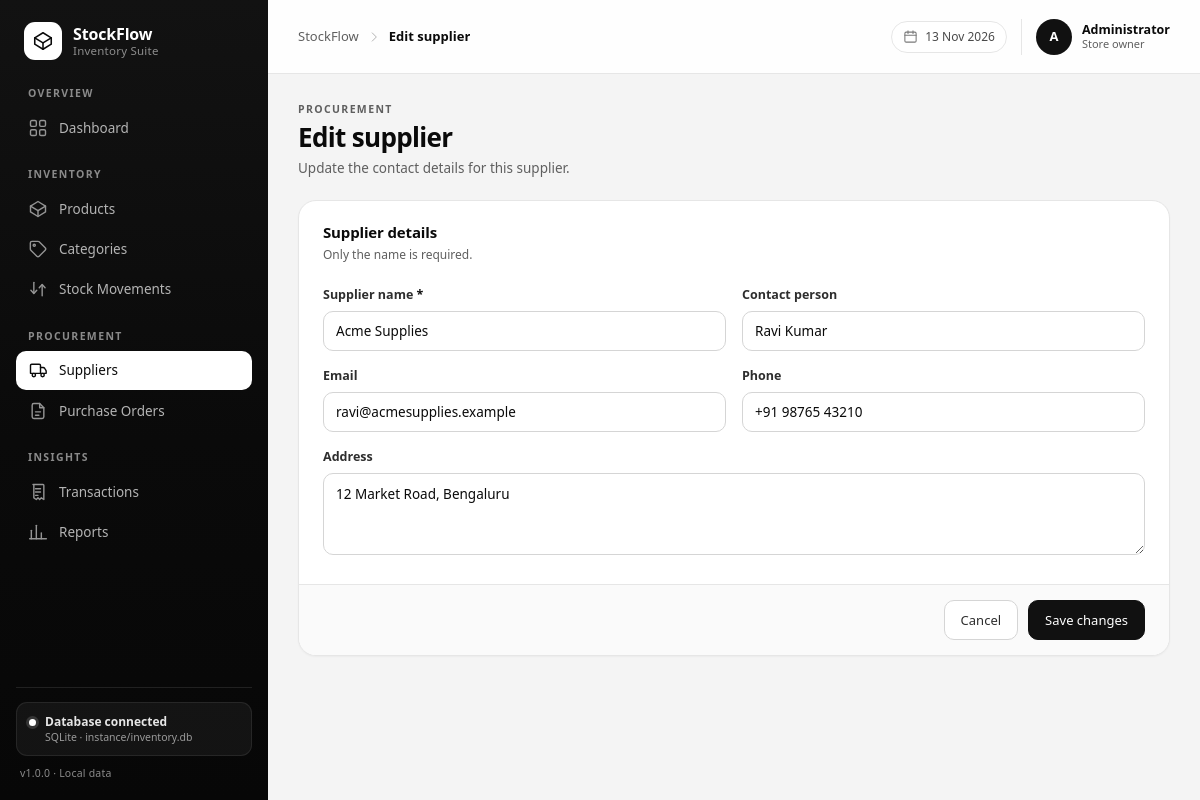
The page /suppliers/2/edit on the database its author committed.
### tables this page shows
CREATE TABLE suppliers (
    id             INTEGER PRIMARY KEY AUTOINCREMENT,
    name           TEXT NOT NULL,
    contact_person TEXT,
    email          TEXT,
    phone          TEXT,
    address        TEXT,
    created_at     TEXT NOT NULL DEFAULT (datetime('now', 'localtime'))
);

### routes/suppliers.py (the view, shortened to what this page needs)
@suppliers_bp.route("/<int:supplier_id>/edit", methods=["GET", "POST"])
def edit(supplier_id):
    supplier = query("SELECT * FROM suppliers WHERE id = ?", (supplier_id,), one=True)
    if supplier is None:
        abort(404)
    form = {field: supplier[field] or "" for field in FIELDS}
    return render_template(
        "suppliers/form.html",
        page_title="Edit supplier",
        active_page="suppliers",
        mode="edit",
        supplier=supplier,
        form=form,
    )

### database/db.py (called while the page is built)
def get_db():
    if "db" not in g:
        connection = sqlite3.connect(current_app.config["DATABASE"])
        connection.row_factory = sqlite3.Row
        connection.execute("PRAGMA foreign_keys = ON")
        g.db = connection
    return g.db

def query(sql, params=(), one=False):
    cursor = get_db().execute(sql, params)
    rows = cursor.fetchall()
    cursor.close()
    if one:
        return rows[0] if rows else None
    return rows

### templates/suppliers/form.html
{% extends 'base.html' %}
{% block content %}
  <div class="page-head">
    <div>
      <p class="page-head__eyebrow">Procurement</p>
      <h1 class="page-head__title">{{ 'Edit supplier' if mode == 'edit' else 'Add supplier' }}</h1>
      <p class="page-head__subtitle">
        {{ 'Update the contact details for this supplier.' if mode == 'edit' else 'Store the contact details for a new supplier.' }}
      </p>
    </div>
  </div>
  <form method="post" class="form-card">
    <div class="form-card__head">
      <h2>Supplier details</h2>
      <p>Only the name is required.</p>
    </div>
    <div class="form-grid">
      <div class="field">
        <label for="name">Supplier name <span class="req">*</span></label>
        <input class="input" id="name" name="name" value="{{ form.name }}" required maxlength="120">
      </div>
      <div class="field">
        <label for="contact_person">Contact person</label>
        <input class="input" id="contact_person" name="contact_person" value="{{ form.contact_person }}" maxlength="120">
      </div>
      <div class="field">
        <label for="email">Email</label>
        <input class="input" id="email" name="email" type="email" value="{{ form.email }}" maxlength="120">
      </div>
      <div class="field">
        <label for="phone">Phone</label>
        <input class="input" id="phone" name="phone" value="{{ form.phone }}" maxlength="40">
      </div>
      <div class="field field--full">
        <label for="address">Address</label>
        <textarea class="input" id="address" name="address" rows="3">{{ form.address }}</textarea>
      </div>
    </div>
    <div class="form-card__foot">
      <a class="btn btn--ghost" href="{{ url_for('suppliers.index') }}">Cancel</a>
      <button class="btn" type="submit">{{ 'Save changes' if mode == 'edit' else 'Add supplier' }}</button>
    </div>
  </form>
{% endblock %}

### templates/base.html (shortened to what this page needs)
{% import 'partials/icons.html' as ui %}
<!DOCTYPE html>
<html lang="en">
<head>
  <link rel="stylesheet" href="{{ url_for('static', filename='css/style.css') }}">
</head>
<body>
  <div class="app">
    {% include 'partials/sidebar.html' %}
    <div class="app__main">
      <header class="topbar">
        <div class="topbar__left">
          <nav class="breadcrumb" aria-label="Breadcrumb">
            <span class="breadcrumb__root">{{ config.APP_NAME }}</span>
            <span class="breadcrumb__current">{{ page_title|default('Dashboard') }}</span>
          </nav>
        </div>
        <div class="topbar__right">
          <span class="chip chip--date">
            <span class="js-today">{{ today.strftime('%d %b %Y') }}</span>
          </span>
          <div class="user">
            <span class="user__avatar" aria-hidden="true">A</span>
            <span class="user__meta">
              <strong>Administrator</strong>
              <small>Store owner</small>
            </span>
          </div>
        </div>
      </header>
      <main class="page" id="main-content">
        {% block content %}{% endblock %}
      </main>
    </div>
  </div>
</body>
</html>

### rows shown on the page
suppliers: strftime "13 Nov 2026", name "Acme Supplies", contact_person "Ravi Kumar", email "ravi@acmesupplies.example", phone "+91 98765 43210", address "12 Market Road, Bengaluru"

### other values the page prints
{{ config.APP_NAME }} "StockFlow"
{{ config.APP_TAGLINE }} "Inventory Suite"
{{ config.APP_VERSION }} "1.0.0"
{{ page_title|default('Dashboard') }} "Edit supplier"
{{ 'Edit supplier' if mode == 'edit' else 'Add supplier' }} "Edit supplier"
{{ 'Save changes' if mode == 'edit' else 'Add supplier' }} "Save changes"
